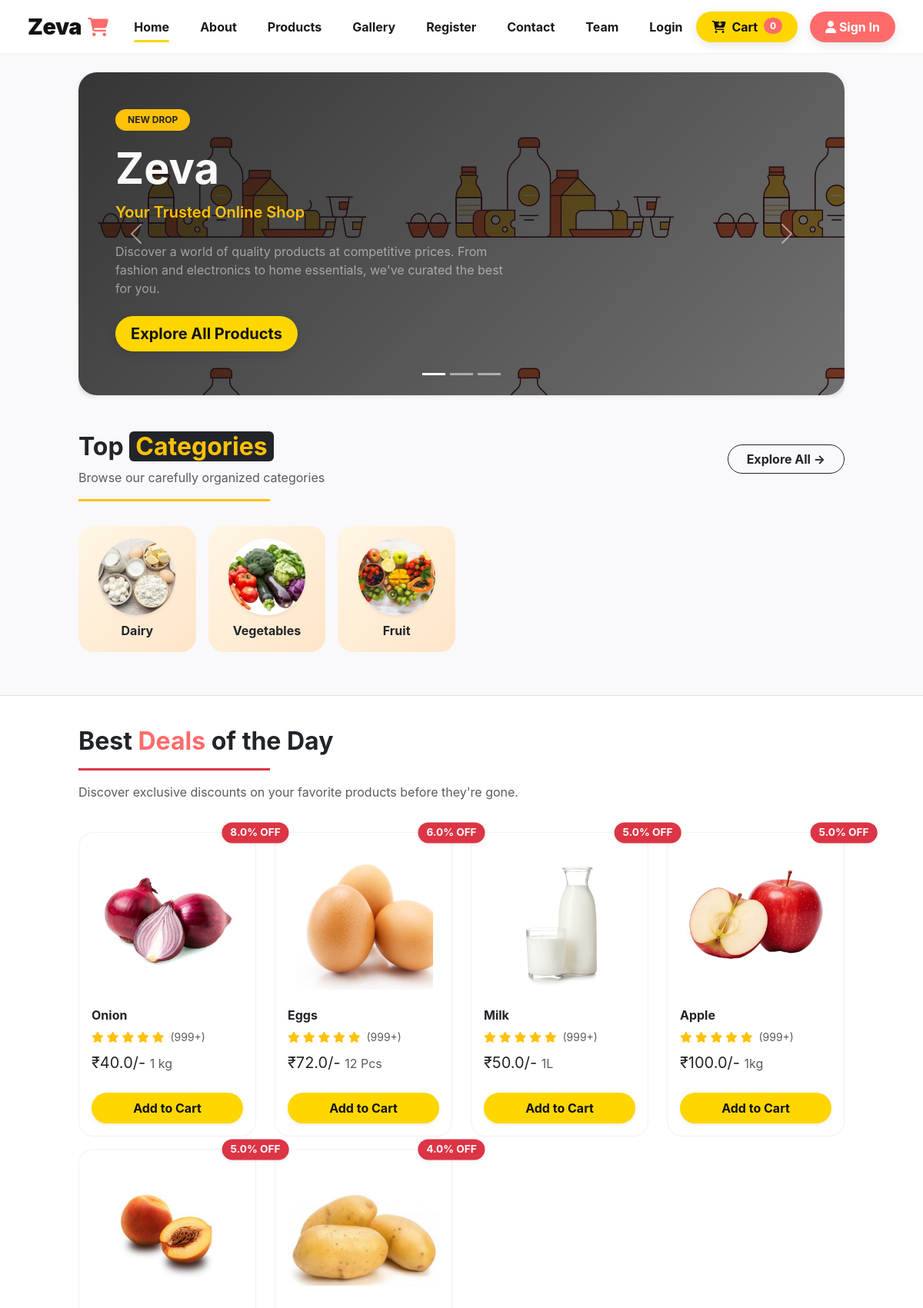
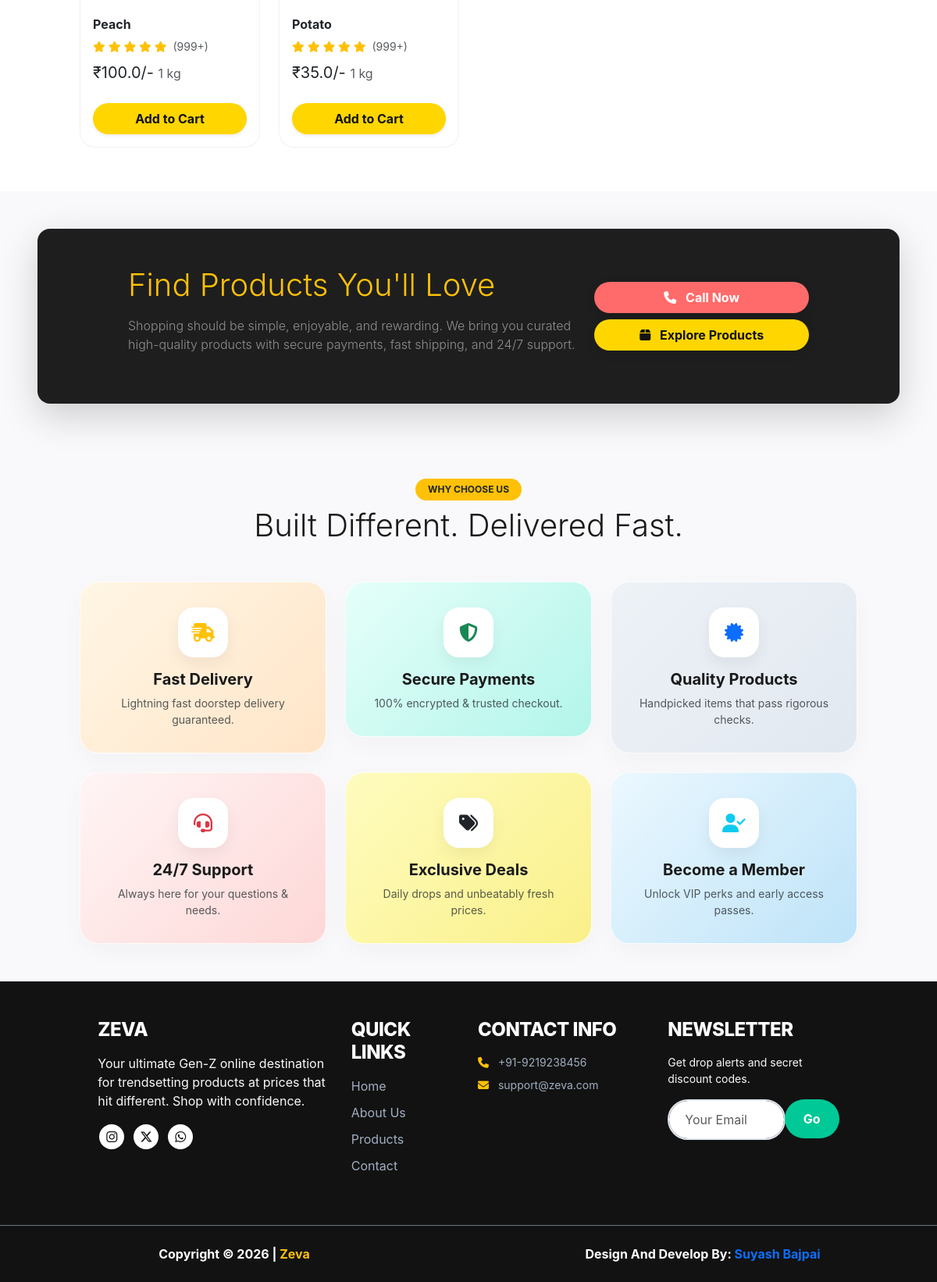
/user/index/, run on the app's committed database (2 pictures, top to bottom).
### user/models.py (models this page shows, shortened)
class tbl_category(models.Model):
    category_name=models.CharField(max_length=80,null=True)
    category_picture=models.ImageField(upload_to="category/",null=True)

class tbl_product(models.Model):
    product_name=models.CharField(max_length=80,null=True)
    product_price=models.FloatField(null=True)
    product_discount=models.FloatField(null=True)
    product_description=models.TextField(null=True)
    product_weight=models.CharField(null=True)
    product_picture=models.ImageField(upload_to="product/",null=True)
    category=models.ForeignKey(tbl_category,on_delete=models.CASCADE,null=True)

### user/views.py (the view)
# urls.py: path("", user_views.index, name="home"), # Directs the root URL to the index page
def index(request):
    cdata=tbl_category.objects.all().order_by("-id")[0:6]
    pdata=tbl_product.objects.all().order_by("-product_discount")[0:8]
    cart_quantities = {}
    email = request.session.get("email")
    if email:
        cart_items = tbl_cart.objects.filter(userid=email)
        cart_quantities = {str(item.product.id): item.product_quantity for item in cart_items if item.product}
    md={
        "categories":cdata,
        "product":pdata,
        "cart_quantities": cart_quantities,
    }
    return render(request,"user/index.html",md)

### templates/user/index.html (shortened to what this page needs)
{% extends 'base.html' %}
{% load static %}
{% block xyz %}
<div class="row">
<div class="col-sm-10 mx-auto my-4">
<div id="heroCarousel" class="carousel slide carousel-fade" data-bs-ride="carousel">
<div class="carousel-indicators">
<button type="button" data-bs-target="#heroCarousel" data-bs-slide-to="0" class="active" aria-current="true" aria-label="Slide 1"></button>
<button type="button" data-bs-target="#heroCarousel" data-bs-slide-to="1" aria-label="Slide 2"></button>
<button type="button" data-bs-target="#heroCarousel" data-bs-slide-to="2" aria-label="Slide 3"></button>
</div>
<div class="carousel-inner rounded-4 shadow-sm">
<div class="carousel-item active hero-section hero-slide-1" data-bs-interval="5000">
<div class="p-5 w-100">
<div class="row align-items-center">
<div class="col-md-7 text-light">
<span class="badge bg-warning text-dark px-3 py-2 rounded-pill fw-bold mb-3">NEW DROP</span>
<h1 class="display-4 fw-bold">Zeva</h1>
<p class="lead text-warning fw-semibold">Your Trusted Online Shop</p>
<div class="text-justify py-2 text-white-50">
Discover a world of quality products at competitive prices. From fashion and electronics to home essentials, we've curated the best for you.
</div>
<a href="/user/products/" class="btn btn-genz btn-yellow btn-lg mt-3 fw-bold">
Explore All Products
</a>
</div>
</div>
</div>
</div>
</div>
<button class="carousel-control-prev" type="button" data-bs-target="#heroCarousel" data-bs-slide="prev">
<span class="carousel-control-prev-icon" aria-hidden="true"></span>
</button>
<button class="carousel-control-next" type="button" data-bs-target="#heroCarousel" data-bs-slide="next">
<span class="carousel-control-next-icon" aria-hidden="true"></span>
</button>
</div>
</div>
</div>
<div class="row">
<div class="col-sm-10 mx-auto py-4">
<div class="d-flex justify-content-between align-items-center flex-wrap gap-3">
<div>
<h2 class="fs-2 text-dark fw-bold">Top <span class="text-warning bg-dark px-2 rounded">Categories</span></h2>
<p class="text-muted mb-0">Browse our carefully organized categories</p>
</div>
<a href="/user/products/" class="btn btn-outline-dark rounded-pill fw-bold px-4">Explore All &rarr;</a>
</div>
<hr class="w-25 text-warning border-3 opacity-100">
</div>
</div>
<div class="row pb-5">
<div class="col-sm-10 mx-auto">
<div class="row g-3">
{% for x in categories%}
<div class="col-lg-2 col-md-4 col-6 my-2">
<div class="card category-card text-center p-3 h-100">
<a href="/user/products?cid={{x.id}}" class="text-decoration-none text-dark">
<div class="rounded-circle overflow-hidden mx-auto mb-2 shadow-sm" style="width: 100px; height: 100px; background: #fff;">
{% if x.category_picture and x.category_picture.url %}
<img src="{{ x.category_picture.url }}" class="w-100 h-100 object-fit-cover" alt="{{ x.category_name }}">
{% else %}
<div class="w-100 h-100 d-flex align-items-center justify-content-center bg-light text-muted small">No Image</div>
{% endif %}
</div>
<div class="card-body p-0 mt-2">
<b class="fs-6 fw-bold text-dark">{{x.category_name}}</b>
</div>
</a>
</div>
</div>
{% endfor %}
</div>
</div>
</div>
<div class="row bg-white py-4 border-top">
<div class="col-sm-10 mx-auto py-3">
<h2 class="fs-2 text-dark fw-bold">Best <span style="color: var(--accent-coral);">Deals</span> of the Day</h2>
<hr class="w-25 border-3 border-danger opacity-100">
<p class="text-muted fs-6">Discover exclusive discounts on your favorite products before they're gone.</p>
</div>
</div>
<div class="row pb-5 bg-white">
<div class="col-sm-10 mx-auto">
<div class="row g-4">
{% for x in product %}
<div class="col-lg-3 col-md-6 products my-2">
<div class="card h-100 product-card position-relative p-3">
<b class="badge bg-danger text-light position-absolute top-0 start-100 translate-middle rounded-pill shadow-sm" style="font-size: 0.85rem; padding: 0.5em 0.8em; z-index: 5;">
{{x.product_discount}}% OFF</b>
<div class="text-center py-2">
{% if x.product_picture and x.product_picture.url %}
<img src="{{ x.product_picture.url }}" class="card-img-top rounded-3" style="height: 180px; object-fit: contain;" alt="{{ x.product_name }}">
{% else %}
<div class="card-img-top rounded-3 d-flex align-items-center justify-content-center bg-light text-muted" style="height: 180px;">Image not available</div>
{% endif %}
</div>
<div class="card-body px-0">
<h5 class="card-title fw-bold fs-6 text-dark text-truncate">{{x.product_name}}</h5>
<div class="text-warning small mb-2">
<i class="fa-solid fa-star"></i>
<i class="fa-solid fa-star"></i>
<i class="fa-solid fa-star"></i>
<i class="fa-solid fa-star"></i>
<i class="fa-solid fa-star"></i>
<span class="text-muted ms-1">(999+)</span>
</div>
<p class="card-text fs-5 fw-black text-dark mt-1">₹{{x.product_price}}/- <span class="fw-normal text-muted fs-6">{{x.product_weight}}</span></p>
</div>
<div class="card-footer bg-white border-0 p-0 pt-2">
<div class="product-controls" data-pid="{{x.id}}">
<div class="add-to-cart-container">
<button type="button" class="btn btn-genz btn-yellow w-100 fw-bold shadow-sm add-to-cart-btn">Add to Cart</button>
</div>
</div>
</div>
</div>
</div>
{% endfor %}
</div>
</div>
</div>
<div class="row py-5 bg-dark text-light m-0 rounded-4 mx-sm-5 my-5 shadow-lg" style="background: var(--charcoal-light) !important;">
<div class="col-sm-10 mx-auto px-4">
<div class="row align-items-center">
<div class="col-md-8">
<h3 class="fw-black display-6 mb-3 text-warning">Find Products You'll Love</h3>
<p class="text-white-50 lead fs-6">
Shopping should be simple, enjoyable, and rewarding. We bring you curated high-quality products with secure payments, fast shipping, and 24/7 support.
</p>
</div>
<div class="col-md-4 text-md-end mt-4 mt-md-0 d-flex flex-column gap-2">
<a href="tel:+918400175077" class="btn btn-genz btn-coral fw-bold text-decoration-none"><i class="fa-solid fa-phone me-2"></i> Call Now</a>
<a href="/user/products/" class="btn btn-genz btn-yellow fw-bold text-decoration-none"><i class="fa-solid fa-box me-2"></i> Explore Products</a>
</div>
</div>
</div>
</div>
{% endblock %}

### data on the page
tbl_category: category_picture (picture), category_name "Dairy"
tbl_category: category_picture (picture), category_name "Vegetables"
tbl_category: category_picture (picture), category_name "Fruit"
tbl_product: product_discount "8.0", product_picture (picture), product_name "Onion", product_price "40.0", product_weight "1 kg"
tbl_product: product_discount "6.0", product_picture (picture), product_name "Eggs", product_price "72.0", product_weight "12 Pcs"
tbl_product: product_discount "5.0", product_picture (picture), product_name "Milk", product_price "50.0", product_weight "1L"
tbl_product: product_discount "5.0", product_picture (picture), product_name "Apple", product_price "100.0", product_weight "1kg"
tbl_product: product_discount "5.0", product_picture (picture), product_name "Peach", product_price "100.0", product_weight "1 kg"
tbl_product: product_discount "4.0", product_picture (picture), product_name "Potato", product_price "35.0", product_weight "1 kg"
